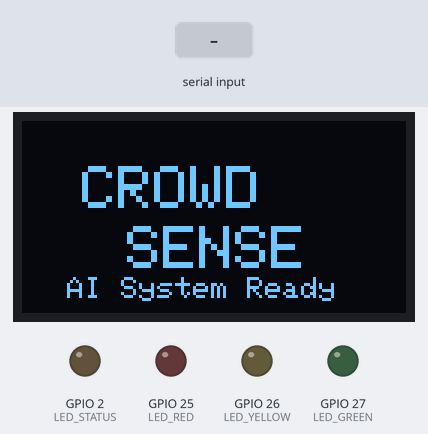
A sketch run on a simulated ESP32. Shown: 128×64 one-colour display, output pins drawn as LEDs (lit = HIGH). Dashed ring = blinking. The inputs (shaded band) are chosen by the test bench.

Above: at 3.2 s.
3.3 s: "High,1\n" received over Serial
At 5.3 s:
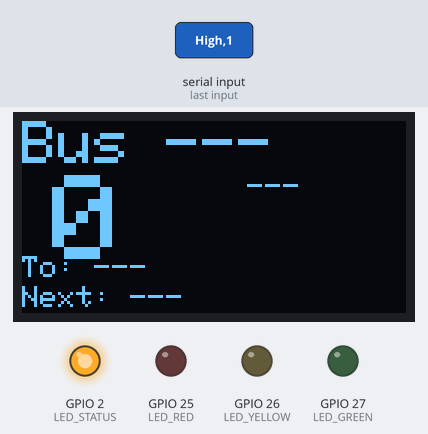
5.6 s: "BUS:\n" received over Serial
At 7.1 s:
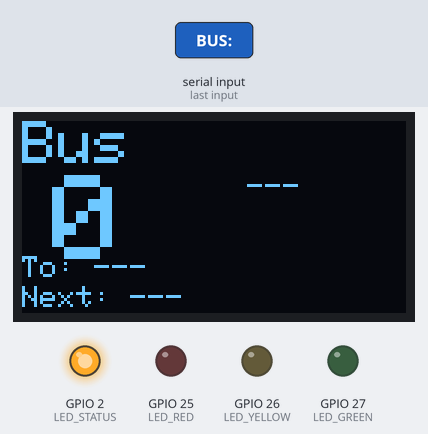
8.3 s: "STATUS:\n" received over Serial
At 10.4 s:
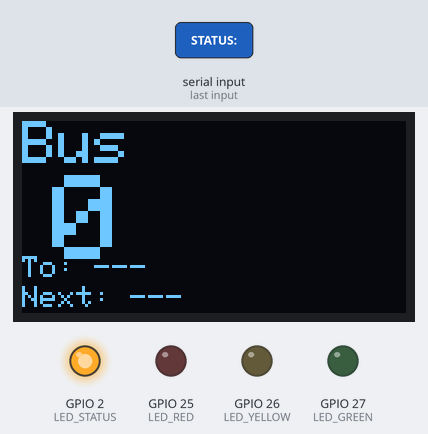
11.0 s: "DEST:\n" received over Serial
At 16.5 s:
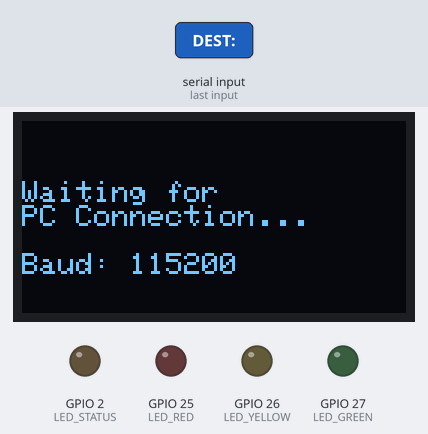
16.7 s: "ARRIVE:\n" received over Serial
At 19.1 s:
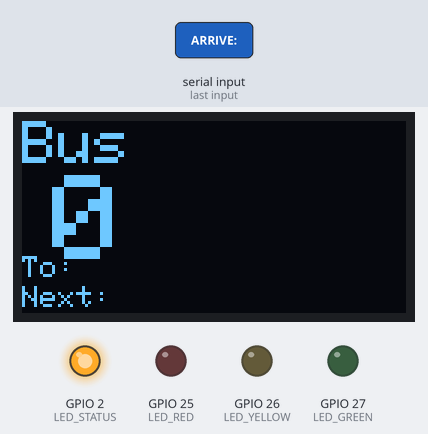
19.4 s: "High,150\n" received over Serial
At 19.7 s:
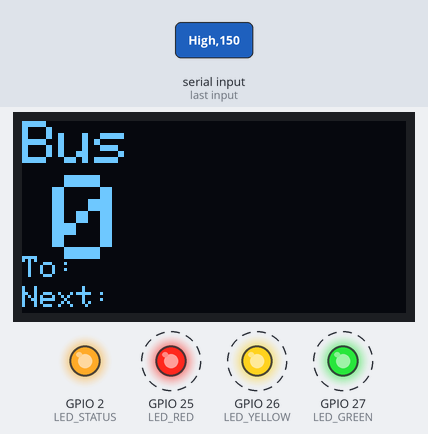
Timing chart, 0 to 25.9 s (numbered marks = the images above; inputs shaded):
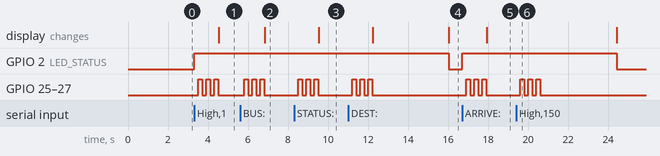

Measured:
- after the input at 3.3 s, GPIO 2 (LED_STATUS): LOW → HIGH at once; GPIO 25 (LED_RED), GPIO 26 (LED_YELLOW), GPIO 27 (LED_GREEN): alternates HIGH for 0.20 s and LOW for 0.20 s, 6 changes in all, then stays LOW, starting after 0.20 s; the display: changes after 1.2 s (image 1)
- after the input at 5.6 s, GPIO 25 (LED_RED), GPIO 26 (LED_YELLOW), GPIO 27 (LED_GREEN): alternates HIGH for 0.20 s and LOW for 0.20 s, 6 changes in all, then stays LOW, starting after 0.20 s; the display: changes after 1.2 s (image 2)
- after the input at 8.3 s, GPIO 2 (LED_STATUS): stays HIGH (without the input it goes to LOW after 2.3 s); GPIO 25 (LED_RED), GPIO 26 (LED_YELLOW), GPIO 27 (LED_GREEN): alternates HIGH for 0.20 s and LOW for 0.20 s, 6 changes in all, then stays LOW, starting after 0.20 s; the display: changes after 1.2 s (image 3)
- after the input at 11.0 s, GPIO 2 (LED_STATUS): HIGH → LOW after 5.0 s instead of 2.3 s; GPIO 25 (LED_RED), GPIO 26 (LED_YELLOW), GPIO 27 (LED_GREEN): alternates HIGH for 0.20 s and LOW for 0.20 s, 6 changes in all, then stays LOW, starting after 0.20 s; the display: first changes after 1.2 s (image 4 shows a later state)
- after the input at 16.7 s, GPIO 2 (LED_STATUS): LOW → HIGH at once; GPIO 25 (LED_RED), GPIO 26 (LED_YELLOW), GPIO 27 (LED_GREEN): alternates HIGH for 0.20 s and LOW for 0.20 s, 6 changes in all, then stays LOW, starting after 0.20 s; the display: changes after 1.2 s (image 5)
- after the input at 19.4 s, GPIO 2 (LED_STATUS): HIGH → LOW after 5.0 s instead of 2.3 s; GPIO 25 (LED_RED), GPIO 26 (LED_YELLOW), GPIO 27 (LED_GREEN): alternates HIGH for 0.20 s and LOW for 0.20 s, 6 changes in all, then stays LOW, starting after 0.20 s

The sketch:

esp32_usb.ino
```cpp
#include <Wire.h>
#include <Adafruit_GFX.h>
#include <Adafruit_SSD1306.h>

// OLED Configuration (0.96 inch - 128x64)
#define SCREEN_WIDTH 128
#define SCREEN_HEIGHT 64
#define OLED_RESET -1
#define OLED_SDA 21
#define OLED_SCL 22

Adafruit_SSD1306 display(SCREEN_WIDTH, SCREEN_HEIGHT, &Wire, OLED_RESET);

// Traffic Signal LEDs
#define LED_RED    25   // GPIO 25 - Red LED (High crowd)
#define LED_YELLOW 26   // GPIO 26 - Yellow LED (Medium crowd)
#define LED_GREEN  27   // GPIO 27 - Green LED (Low crowd)
#define LED_STATUS 2    // Built-in LED (Data indicator)

// Data variables
String busLabel = "---";
int passengerCount = 0;
String crowdStatus = "---";
String destination = "---";
String nextArrival = "---";

bool dataReceived = false;
unsigned long lastUpdate = 0;
const unsigned long timeout = 5000;  // 5 second timeout if no data

void setup() {
  Serial.begin(115200);

  // Initialize LED pins
  pinMode(LED_STATUS, OUTPUT);
  pinMode(LED_RED, OUTPUT);
  pinMode(LED_YELLOW, OUTPUT);
  pinMode(LED_GREEN, OUTPUT);

  // All LEDs off initially
  allLEDsOff();

  // Initialize OLED
  Wire.begin(OLED_SDA, OLED_SCL);
  if(!display.begin(SSD1306_SWITCHCAPVCC, 0x3C)) {
    Serial.println("OLED failed");
    while(1);
  }

  displayStartup();
}

void loop() {
  // Check for serial data from PC
  if (Serial.available()) {
    String data = Serial.readStringUntil('\n');
    data.trim();

    if (data.length() > 0) {
      parseData(data);
      dataReceived = true;
      lastUpdate = millis();
      digitalWrite(LED_STATUS, HIGH);
      updateTrafficLEDs();
      displayResults();
    }
  }

  // Check timeout
  if (dataReceived && (millis() - lastUpdate > timeout)) {
    displayWaiting();
    allLEDsOff();
    dataReceived = false;
  }
}

void allLEDsOff() {
  digitalWrite(LED_RED, LOW);
  digitalWrite(LED_YELLOW, LOW);
  digitalWrite(LED_GREEN, LOW);
}

void updateTrafficLEDs() {
  allLEDsOff();

  if (crowdStatus == "High") {
    digitalWrite(LED_RED, HIGH);
    Serial.println(">>> RED LED ON - HIGH CROWD");
  }
  else if (crowdStatus == "Medium") {
    digitalWrite(LED_YELLOW, HIGH);
    Serial.println(">>> YELLOW LED ON - MEDIUM CROWD");
  }
  else if (crowdStatus == "Low") {
    digitalWrite(LED_GREEN, HIGH);
    Serial.println(">>> GREEN LED ON - LOW CROWD");
  }
  else {
    // All blink - Unknown status
    blinkAllLEDsError();
  }
}

void blinkAllLEDsError() {
  for (int i = 0; i < 3; i++) {
    allLEDsOff();
    delay(200);
    digitalWrite(LED_RED, HIGH);
    digitalWrite(LED_YELLOW, HIGH);
    digitalWrite(LED_GREEN, HIGH);
    delay(200);
  }
  allLEDsOff();
}

void displayStartup() {
  display.clearDisplay();
  display.setTextSize(2);
  display.setTextColor(SSD1306_WHITE);
  display.setCursor(20, 15);
  display.println("CROWD");
  display.setCursor(35, 35);
  display.println("SENSE");
  display.setCursor(15, 52);
  display.setTextSize(1);
  display.println("AI System Ready");
  display.display();
  delay(2000);
}

void displayWaiting() {
  display.clearDisplay();
  display.setTextSize(1);
  display.setTextColor(SSD1306_WHITE);
  display.setCursor(0, 20);
  display.println("Waiting for");
  display.println("PC Connection...");
  display.println("");
  display.print("Baud: 115200");
  display.display();
  digitalWrite(LED_STATUS, LOW);
}

void parseData(String data) {
  // Format: "BUS:12B,COUNT:25,STATUS:Medium,DEST:Thiruvanmiyur,ARRIVE:5 mins"

  int busIdx = data.indexOf("BUS:");
  int countIdx = data.indexOf("COUNT:");
  int statusIdx = data.indexOf("STATUS:");
  int destIdx = data.indexOf("DEST:");
  int arriveIdx = data.indexOf("ARRIVE:");

  if (busIdx >= 0) {
    int start = busIdx + 4;
    int end = data.indexOf(",", start);
    if (end < 0) end = data.length();
    busLabel = data.substring(start, end);
  }

  if (countIdx >= 0) {
    int start = countIdx + 6;
    int end = data.indexOf(",", start);
    if (end < 0) end = data.length();
    passengerCount = data.substring(start, end).toInt();
  }

  if (statusIdx >= 0) {
    int start = statusIdx + 7;
    int end = data.indexOf(",", start);
    if (end < 0) end = data.length();
    crowdStatus = data.substring(start, end);
  }

  if (destIdx >= 0) {
    int start = destIdx + 5;
    int end = data.indexOf(",", start);
    if (end < 0) end = data.length();
    destination = data.substring(start, end);
    if (destination.length() > 15) {
      destination = destination.substring(0, 12) + "...";
    }
  }

  if (arriveIdx >= 0) {
    int start = arriveIdx + 7;
    int end = data.indexOf(",", start);
    if (end < 0) end = data.length();
    nextArrival = data.substring(start, end);
  }
}

void displayResults() {
  display.clearDisplay();

  // Header - Bus Number
  display.setTextSize(2);
  display.setTextColor(SSD1306_WHITE);
  display.setCursor(0, 0);
  display.print("Bus ");
  display.println(busLabel);

  // Big Count Number
  display.setTextSize(4);
  display.setCursor(10, 18);
  display.print(passengerCount);

  // Status Badge
  display.setTextSize(1);
  display.setCursor(75, 18);
  if (crowdStatus == "High") {
    display.setTextColor(SSD1306_BLACK, SSD1306_WHITE);
    display.print(" HIGH ");
  } else if (crowdStatus == "Medium") {
    display.setTextColor(SSD1306_WHITE);
    display.print("MEDIUM");
  } else if (crowdStatus == "Low") {
    display.setTextColor(SSD1306_WHITE);
    display.print(" LOW  ");
  } else {
    display.setTextColor(SSD1306_WHITE);
    display.print(crowdStatus);
  }

  // Destination
  display.setTextColor(SSD1306_WHITE);
  display.setTextSize(1);
  display.setCursor(0, 45);
  display.print("To: ");
  display.println(destination);

  // Next Arrival
  display.setCursor(0, 55);
  display.print("Next: ");
  display.print(nextArrival);

  display.display();
}
```
